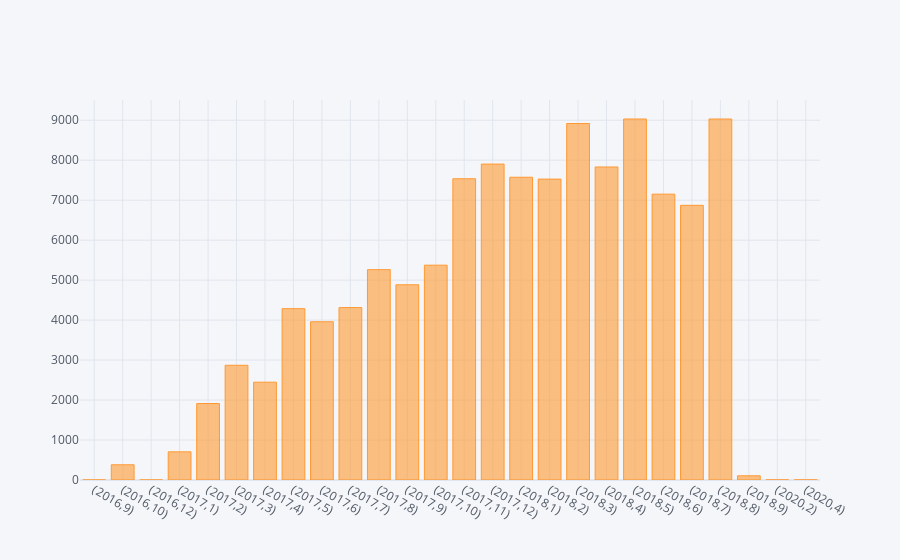

Write notebook code for a chart like this one.
### Code cell
df6.groupby(['year','month'])['product_category_name'].count().iplot(kind='bar')

### Figure 1 — Plotly figure (JSON) as saved in the notebook; plotly's stock layout.template omitted (floating-point values rounded to 4 significant figures)
{"data": [{"marker": {"color": "rgba(255, 153, 51, 0.6)", "line": {"color": "rgba(255, 153, 51, 1.0)", "width": 1}}, "name": "product_category_name", "orientation": "v", "text": "", "type": "bar", "x": ["(2016,9)", "(2016,10)", "(2016,12)", "(2017,1)", "(2017,2)", "(2017,3)", "(2017,4)", "(2017,5)", "(2017,6)", "(2017,7)", "(2017,8)", "(2017,9)", "(2017,10)", "(2017,11)", "(2017,12)", "(2018,1)", "(2018,2)", "(2018,3)", "(2018,4)", "(2018,5)", "(2018,6)", "(2018,7)", "(2018,8)", "(2018,9)", "(2020,2)", "(2020,4)"], "y": [1, 381, 1, 705, 1913, 2870, 2447, 4286, 3959, 4313, 5262, 4884, 5374, 7536, 7903, 7574, 7527, 8918, 7831, 9031, 7151, 6871, 9031, 105, 2, 2]}], "layout": {"autosize": true, "legend": {"bgcolor": "#F5F6F9", "font": {"color": "#4D5663"}}, "paper_bgcolor": "#F5F6F9", "plot_bgcolor": "#F5F6F9", "title": {"font": {"color": "#4D5663"}}, "xaxis": {"autorange": true, "gridcolor": "#E1E5ED", "range": [-0.5, 25.5], "showgrid": true, "tickfont": {"color": "#4D5663"}, "title": {"font": {"color": "#4D5663"}, "text": ""}, "type": "category", "zerolinecolor": "#E1E5ED"}, "yaxis": {"autorange": true, "gridcolor": "#E1E5ED", "range": [0, 9506.0], "showgrid": true, "tickfont": {"color": "#4D5663"}, "title": {"font": {"color": "#4D5663"}, "text": ""}, "type": "linear", "zerolinecolor": "#E1E5ED"}}}
